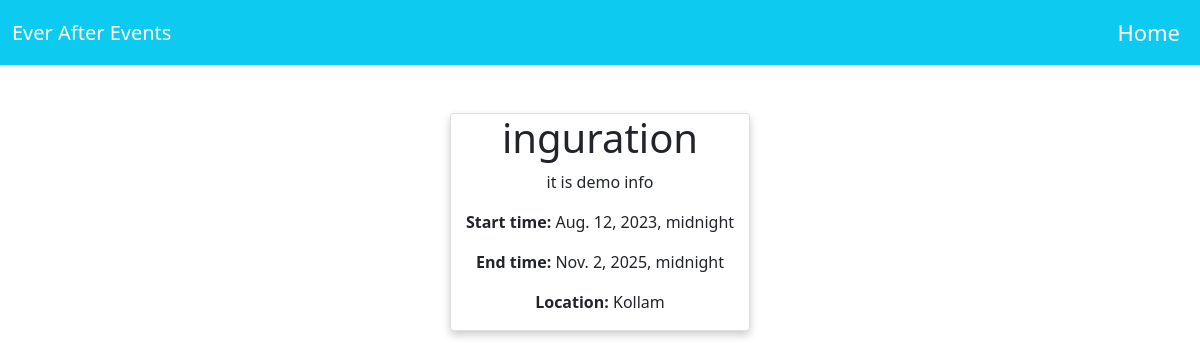
Page /eventapp/event_detail_user/13/ on the committed database.
### eventapp/models.py (models this page shows)
class Event(models.Model):
    title = models.CharField(max_length=200)
    description = models.TextField()
    start_time = models.DateTimeField()
    end_time = models.DateTimeField()
    location = models.CharField(max_length=200)
    image = models.ImageField(upload_to='image/')

### eventapp/views.py (the view)
# urls.py: path('event_detail_user/<int:pk>/',EventDetailView_user.as_view(),name='event_detail_user'),
class EventDetailView_user(DetailView):
    model = Event
    template_name = 'event_detail_user.html'
    context_object_name = 'event'

### eventapp/templates/event_detail_user.html (shortened to what this page needs)
<!DOCTYPE html>
<html lang="en">
<head>
    <link href="https://cdn.jsdelivr.net/npm/bootstrap@5.0.2/dist/css/bootstrap.min.css" rel="stylesheet">
</head>
<body>
<nav class="navbar navbar-expand-lg navbar-dark bg-info">
    <div class="container-fluid">
      <a class="navbar-brand" href="#">Ever After Events</a>
      <div class="collapse navbar-collapse" id="navbarNav">
        <ul class="navbar-nav ms-auto">
          <li class="nav-item">
            <a class="nav-link active" aria-current="page" href="http://127.0.0.1:8000/eventapp/display_profile_user/">Home</a>
          </li>
        </ul>
      </div>
    </div>
</nav>
<div class="container mt-5">
    <div class="card mt-5">
        <h1>{{ event.title }}</h1>
    <p>{{ event.description }}</p>
    <p><strong>Start time:</strong> {{ event.start_time }}</p>
    <p><strong>End time:</strong> {{ event.end_time }}</p>
    <p><strong>Location:</strong> {{ event.location }}</p>
    </div>
</div>
</body>
</html>

### eventapp/templates/event_detail_user.html (style rules this page uses)
.card { box-shadow: 0 4px 8px 0 rgba(0, 0, 0, 0.2); max-width: 300px; margin: auto; text-align: center; }
a { text-decoration: none; font-size: 22px; color: black; }

### rows in the picture
Event: title "inguration", description "it is demo info", start_time "Aug. 12, 2023, midnight", end_time "Nov. 2, 2025, midnight", location "Kollam"
